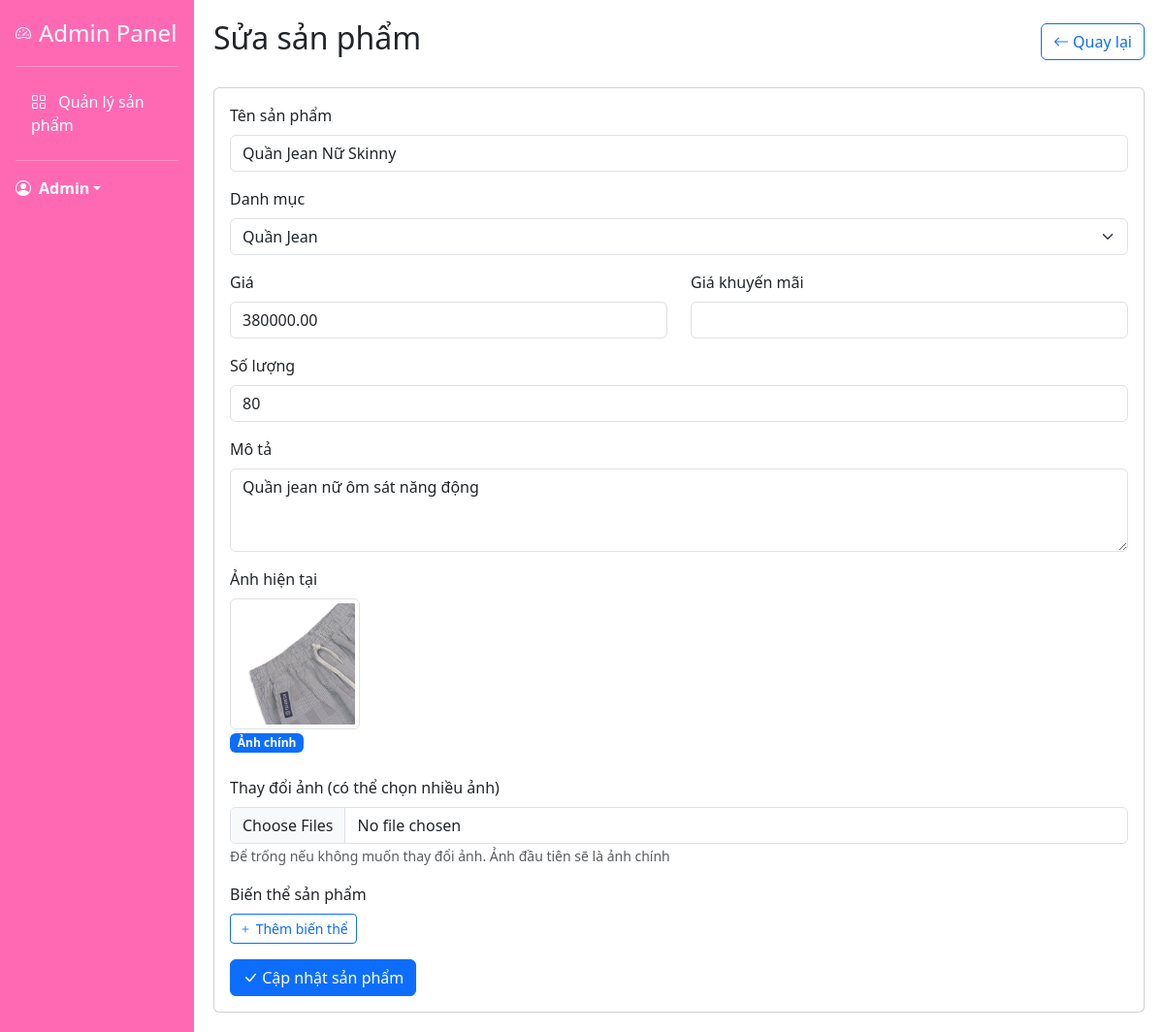
/admin/edit.php?id=2 (signed in), run on the app's committed database.
### tables this page shows
CREATE TABLE `product_images` (
  `id` int NOT NULL AUTO_INCREMENT,
  `product_id` int NOT NULL,
  `image_path` varchar(255) NOT NULL,
  `is_main` tinyint(1) DEFAULT '0',
  PRIMARY KEY (`id`),
  KEY `product_id` (`product_id`)
);

CREATE TABLE `products` (
  `id` int NOT NULL AUTO_INCREMENT,
  `category_id` int DEFAULT NULL,
  `name` varchar(200) NOT NULL,
  `description` text,
  `price` decimal(10,2) NOT NULL,
  `sale_price` decimal(10,2) DEFAULT NULL,
  `stock` int DEFAULT '0',
  `featured` tinyint(1) DEFAULT '0',
  `views` int DEFAULT '0',
  `created_at` timestamp NULL DEFAULT CURRENT_TIMESTAMP,
  PRIMARY KEY (`id`),
  KEY `category_id` (`category_id`)
);

CREATE TABLE `categories` (
  `id` int NOT NULL AUTO_INCREMENT,
  `name` varchar(100) NOT NULL,
  `description` text,
  `parent_id` int DEFAULT NULL,
  `created_at` timestamp NULL DEFAULT CURRENT_TIMESTAMP,
  PRIMARY KEY (`id`),
  KEY `parent_id` (`parent_id`)
);

### admin/edit.php (the view, shortened to what this page needs)
<?php
require_once '../config/database.php';
$product_id = isset($_GET['id']) ? (int)$_GET['id'] : 0;
$sql = "SELECT p.*, pi.image_path
        FROM products p
        LEFT JOIN product_images pi ON p.id = pi.product_id AND pi.is_main = 1
        WHERE p.id = $product_id";
$result = mysqli_query($conn, $sql);
$product = mysqli_fetch_assoc($result);
$sql = "SELECT * FROM product_images WHERE product_id = $product_id ORDER BY is_main DESC";
$images = mysqli_query($conn, $sql);
$sql = "SELECT * FROM categories WHERE parent_id IS NOT NULL";
$categories = mysqli_query($conn, $sql);
require_once 'includes/header.php';
require_once 'includes/sidebar.php';
?>
<div class="col-md-9 col-lg-10 content">
    <div class="d-flex justify-content-between align-items-center mb-4">
        <h2>Sửa sản phẩm</h2>
        <a href="index.php" class="btn btn-outline-primary">
            <i class="bi bi-arrow-left"></i> Quay lại
        </a>
    </div>
    <div class="card">
        <div class="card-body">
            <form method="post" enctype="multipart/form-data">
                <div class="mb-3">
                    <label class="form-label">Tên sản phẩm</label>
                    <input type="text" class="form-control" name="name"
                           value="<?php echo $product['name']; ?>" required>
                </div>
                <div class="mb-3">
                    <label class="form-label">Danh mục</label>
                    <select class="form-select" name="category_id" required>
                        <?php while ($category = mysqli_fetch_assoc($categories)): ?>
                            <option value="<?php echo $category['id']; ?>"
                                    <?php echo $category['id'] == $product['category_id'] ? 'selected' : ''; ?>>
                                <?php echo $category['name']; ?>
                            </option>
                        <?php endwhile; ?>
                    </select>
                </div>
                <div class="row">
                    <div class="col-md-6 mb-3">
                        <label class="form-label">Giá</label>
                        <input type="number" class="form-control" name="price"
                               value="<?php echo $product['price']; ?>" required>
                    </div>
                    <div class="col-md-6 mb-3">
                        <label class="form-label">Giá khuyến mãi</label>
                        <input type="number" class="form-control" name="sale_price"
                               value="<?php echo $product['sale_price']; ?>">
                    </div>
                </div>
                <div class="mb-3">
                    <label class="form-label">Số lượng</label>
                    <input type="number" class="form-control" name="stock"
                           value="<?php echo $product['stock']; ?>" required>
                </div>
                <div class="mb-3">
                    <label class="form-label">Mô tả</label>
                    <textarea class="form-control" name="description" rows="3"><?php echo $product['description']; ?></textarea>
                </div>
                <div class="mb-3">
                    <label class="form-label">Ảnh hiện tại</label>
                    <div class="row">
                        <?php while ($image = mysqli_fetch_assoc($images)): ?>
                            <div class="col-md-2 mb-2">
                                <img src="../assets/images/products/<?php echo $image['image_path']; ?>"
                                     class="img-thumbnail" alt="Product image">
                                <?php if ($image['is_main']): ?>
                                    <span class="badge bg-primary">Ảnh chính</span>
                                <?php endif; ?>
                            </div>
                        <?php endwhile; ?>
                    </div>
                </div>
                <div class="mb-3">
                    <label class="form-label">Thay đổi ảnh (có thể chọn nhiều ảnh)</label>
                    <input type="file" class="form-control" name="images[]" accept="image/*" multiple>
                    <small class="text-muted">Để trống nếu không muốn thay đổi ảnh. Ảnh đầu tiên sẽ là ảnh chính</small>
                </div>
                <div class="mb-3">
                    <label class="form-label">Biến thể sản phẩm</label>
                    <button type="button" class="btn btn-outline-primary btn-sm" id="add-variant">
                        <i class="bi bi-plus"></i> Thêm biến thể
                    </button>
                </div>
                <button type="submit" class="btn btn-primary">
                    <i class="bi bi-check-lg"></i> Cập nhật sản phẩm
                </button>
            </form>
        </div>
    </div>
</div>
<?php require_once 'includes/footer.php'; ?>

### admin/includes/header.php (style rules this page uses)
.content { padding: 20px; }

### data on the page
product_images: name "Quần Jean Nữ Skinny", price "380000.00", stock "80", description "Quần jean nữ ôm sát năng động", image_path (picture), is_main "Ảnh chính"
products: category_id "Quần Jean"

### other printed values
$_SESSION['user_name'] "Admin"
